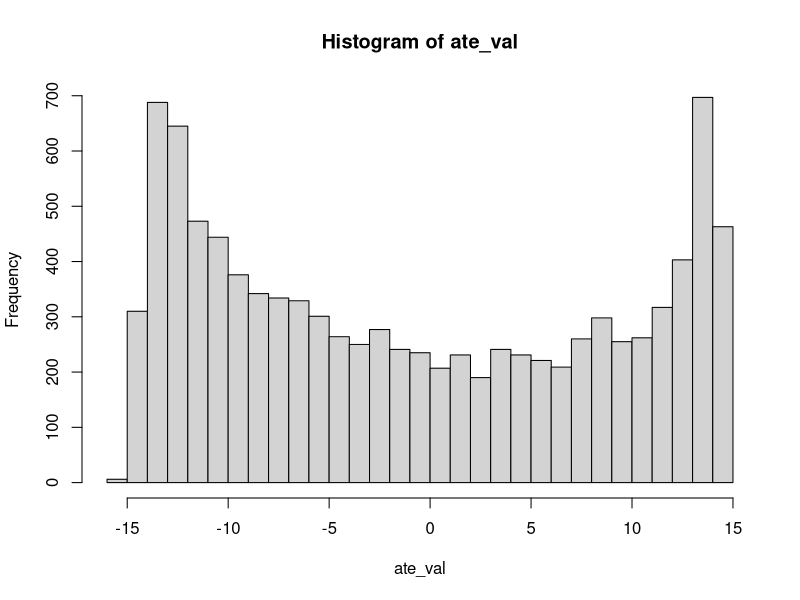

Here is the R script that generated this plot:
## Data generation code for randomized study in Seting 1
## We first generate the validation set with n_V = 10000
## Then we generate the training data

p <- 50; n_V <- 10000

### Validation set generation

## Latent varialbes from uniform distribution
Z_test <- replicate(p, runif(n_V, -2,2))

## True projection to the central mean space
B0 <- matrix(0, nr = p, nc = 2)
a = sqrt(0.6^2 + 0.5^2 + (-0.2)^2)
b = sqrt(        0.2^2 + 0.5^2 + (-0.5)^2)

B0[c(1,2,3),1] <- c(0.6, 0.5, -0.2) / a
B0[c(2,3,4),2] <- c(     0.2, 0.5, -0.5) / b 


## Covariates defined by latent variables
X_test <- Z_test
X_test[,1] <- exp(Z_test[,1]/2)
X_test[,2] <- Z_test[,2] / (1 + exp(Z_test[,1]))
X_test[,3] <- (Z_test[,1] * Z_test[,3] / 25 + 0.6)^3
X_test[,4] <- (Z_test[,2] + Z_test[,4] + 20)^2

V_test <- X_test %*% B0

## Probability if treatment assignment -- 1/2 for the randomized study
prop_V <- rep(1/2, n_V)

A_binary <- rbinom(n_V, 1, prop_V)
A_V <- 2*A_binary - 1

## True mean
Z <- Z_test
V <- V_test

## Main effect
mu <- 5 + 6*Z[,1]+8*Z[,2]+3*Z[,3]+5*Z[,4]+7*Z[,5]

## Heterogeneous treatment effect
ate_val <-  5*sin(pi/((V[,1]+1)*sqrt(-V[,2]))) * V[,1] +
            2.5*(sin(pi * V[,1])) * log(-V[,2])
hist(ate_val, breaks = 30)

## Reward from normal distribution
Y_test <- mu + A_V*ate_val + rnorm(n_V, mean = 0, sd = 1)
test <- data.frame(A = A_V, X = X_test, Y = Y_test)

## Optimal decision: Non-linear decision rule
d_star <- ate_val > 0
d_star <- d_star * 2 - 1
sum(d_star)
## pi(A,X) = pie
pie_V <- rep(0, n_V)
pie_V[A_V==1] <- prop_V[A_V==1]
pie_V[A_V==-1] <- 1-prop_V[A_V==-1]

## Optimal reward based on the optimal decision rule d_star, the Bayes decision rule
optimal <- mean(Y_test * (A_V == d_star) / pie_V) / mean((A_V == d_star) / pie_V)


################### Train data generation

n <- 500; p <- 50 # n <- 1000

for(j in 1:100){
  
  Z <- replicate(p, runif(n,-2,2))
  X <- Z
  X[,1] <- exp(Z[,1]/2)
  X[,2] <- Z[,2] / (1 + exp(Z[,1]))
  X[,3] <- (Z[,1] * Z[,3] / 25 + 0.6)^3
  X[,4] <- (Z[,2] + Z[,4] + 20)^2
  
  V <- X %*% B0
  
  prop <- rep(1/2, n)
  
  A_binary <- rbinom(n, 1, prop)
  A <- 2*A_binary - 1
  pie <- rep(0, n)
  pie[A==1] <- prop[A==1]
  pie[A==-1] <- 1-prop[A==-1]
  
  ## True mean
  #mu <- Z[,1]*Z[,2]^3*Z[,3]^2*Z[,4]+
  mu <- 5 + 6*Z[,1]+8*Z[,2]+3*Z[,3]+5*Z[,4]+7*Z[,5]
  ate_val <-  5*sin(pi/((V[,1]+1)*sqrt(-V[,2]))) * V[,1] +
    2.5*(sin(pi * V[,1])) * log(-V[,2])
  
  Y <- mu + A*ate_val + rnorm(n, mean = 0, sd = 1)
  
  train <- data.frame(A, X, Y, Z=Z, A_binary, 
                      V1 = V[,1], V2 = V[,2])
  
}
